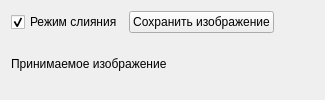
         <widget class="QWidget" name="IMAGE">
          <attribute name="title">
           <string>Изображение</string>
          </attribute>
          <layout class="QVBoxLayout" name="verticalLayout_2">
           <item>
            <layout class="QHBoxLayout" name="mergeLayout">
             <item>
              <widget class="QCheckBox" name="mergeMode">
               <property name="text">
                <string>Режим слияния</string>
               </property>
               <property name="checked">
                <bool>true</bool>
               </property>
              </widget>
             </item>
             <item>
              <widget class="QPushButton" name="saveImageBtn">
               <property name="visible">
                <bool>false</bool>
               </property>
               <property name="text">
                <string>Сохранить изображение</string>
               </property>
              </widget>
             </item>
             <item>
              <spacer name="mergeSpacer">
               <property name="orientation">
                <enum>Qt::Horizontal</enum>
               </property>
               <property name="sizeHint" stdset="0">
                <size>
                 <width>40</width>
                 <height>20</height>
                </size>
               </property>
              </spacer>
             </item>
            </layout>
           </item>
           <item>
            <widget class="QLabel" name="imageLabel">
             <property name="text">
              <string>Принимаемое изображение</string>
             </property>
            </widget>
           </item>
          </layout>
         </widget>
